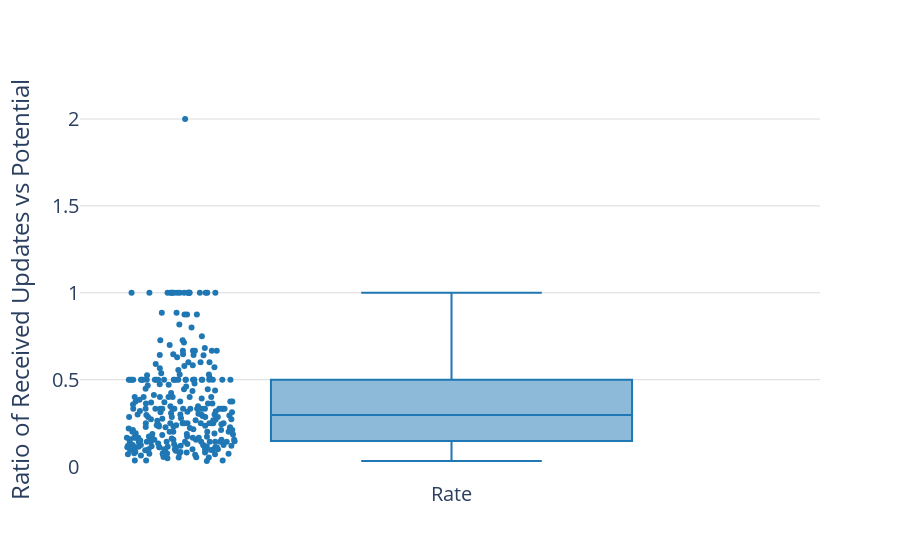

Notebook source saved alongside this figure:
### Code cell
data=[]
# for each severity, calculate the counts on each bulletin


data.append(go.Box(
    y=counts.Received_Rate.values,
    name="Rate",
    boxpoints = 'all',
    showlegend=False,
    marker=dict(color="rgb(31, 119, 180)")
))

# Edit the layout
layout = dict(#title = "Number of Updates after Release",
              yaxis = dict(title = 'Ratio of Received Updates vs Potential',showgrid=True, gridcolor='rgb(219, 219, 219)'),
              #xaxis = dict(title = '6 Month Period '),
              plot_bgcolor='rgba(0,0,0,0)',
              font=dict(size=20)
              )

fig = dict(data=data, layout=layout)
py.offline.iplot(fig, filename='frequency-since-release-years.png')

### Figure 1 — Plotly figure (JSON) as saved in the notebook; plotly's stock layout.template omitted (floating-point values rounded to 4 significant figures; data arrays with more than 128 entries replaced by an {"elided": "..."} marker saying what was removed)
{"data": [{"boxpoints": "all", "marker": {"color": "rgb(31, 119, 180)"}, "name": "Rate", "showlegend": false, "type": "box", "y": {"elided": "291 float values"}}], "layout": {"font": {"size": 20}, "plot_bgcolor": "rgba(0,0,0,0)", "yaxis": {"gridcolor": "rgb(219, 219, 219)", "showgrid": true, "title": {"text": "Ratio of Received Updates vs Potential"}}}}
